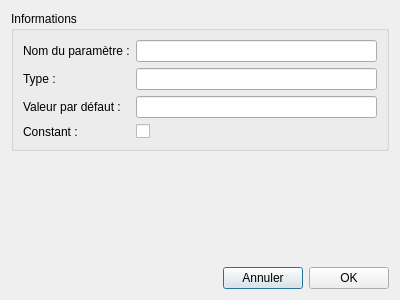
<?xml version="1.0" encoding="UTF-8"?>
<ui version="4.0">
 <class>ParamWindow</class>
 <widget class="QDialog" name="ParamWindow">
  <property name="geometry">
   <rect>
    <x>0</x>
    <y>0</y>
    <width>400</width>
    <height>300</height>
   </rect>
  </property>
  <property name="windowTitle">
   <string>Nouveau paramètre</string>
  </property>
  <property name="modal">
   <bool>true</bool>
  </property>
  <layout class="QVBoxLayout" name="verticalLayout_2">
   <item>
    <widget class="QGroupBox" name="groupBox">
     <property name="title">
      <string>Informations</string>
     </property>
     <layout class="QVBoxLayout" name="verticalLayout">
      <item>
       <layout class="QFormLayout" name="formLayout">
        <item row="0" column="0">
         <widget class="QLabel" name="label">
          <property name="text">
           <string>Nom du paramètre :</string>
          </property>
         </widget>
        </item>
        <item row="0" column="1">
         <widget class="QLineEdit" name="lineEdit_Name"/>
        </item>
        <item row="1" column="0">
         <widget class="QLabel" name="label_2">
          <property name="text">
           <string>Type :</string>
          </property>
         </widget>
        </item>
        <item row="1" column="1">
         <widget class="QLineEdit" name="lineEdit_Type"/>
        </item>
        <item row="2" column="1">
         <widget class="QLineEdit" name="lineEdit_Default"/>
        </item>
        <item row="2" column="0">
         <widget class="QLabel" name="label_3">
          <property name="text">
           <string>Valeur par défaut :</string>
          </property>
         </widget>
        </item>
        <item row="3" column="0">
         <widget class="QLabel" name="label_4">
          <property name="text">
           <string>Constant :</string>
          </property>
         </widget>
        </item>
        <item row="3" column="1">
         <widget class="QCheckBox" name="checkBox_Const">
          <property name="text">
           <string/>
          </property>
         </widget>
        </item>
       </layout>
      </item>
     </layout>
    </widget>
   </item>
   <item>
    <spacer name="verticalSpacer">
     <property name="orientation">
      <enum>Qt::Vertical</enum>
     </property>
     <property name="sizeHint" stdset="0">
      <size>
       <width>20</width>
       <height>64</height>
      </size>
     </property>
    </spacer>
   </item>
   <item>
    <layout class="QHBoxLayout" name="horizontalLayout">
     <item>
      <spacer name="horizontalSpacer">
       <property name="orientation">
        <enum>Qt::Horizontal</enum>
       </property>
       <property name="sizeHint" stdset="0">
        <size>
         <width>40</width>
         <height>20</height>
        </size>
       </property>
      </spacer>
     </item>
     <item>
      <widget class="QPushButton" name="pushButton_Cancel">
       <property name="text">
        <string>Annuler</string>
       </property>
       <property name="icon">
        <iconset resource="../resources/resources.qrc">
         <normaloff>:/images/images/annuler.png</normaloff>:/images/images/annuler.png</iconset>
       </property>
      </widget>
     </item>
     <item>
      <widget class="QPushButton" name="pushButton_OK">
       <property name="text">
        <string>OK</string>
       </property>
       <property name="icon">
        <iconset resource="../resources/resources.qrc">
         <normaloff>:/images/images/valider.png</normaloff>:/images/images/valider.png</iconset>
       </property>
      </widget>
     </item>
    </layout>
   </item>
  </layout>
 </widget>
 <resources>
  <include location="../resources/resources.qrc"/>
 </resources>
 <connections/>
</ui>
